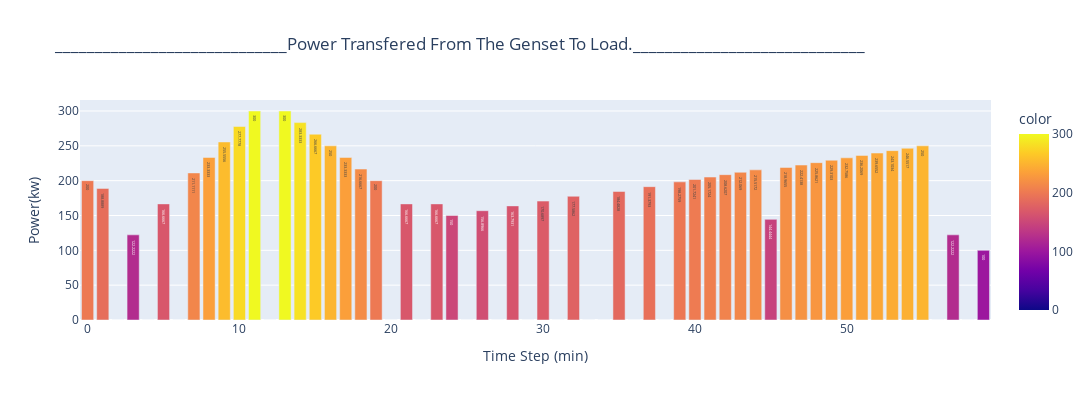

This figure's notebook cell:
### Markdown cell above
$\newline $
### Realised power from the genset to load.

### Code cell
fig = px.bar(x=V_steps, y=P_A_load_list,
             title='_____________________________Power Transfered From The Genset To Load._____________________________',
             height=400, width=1350,
             labels=dict(x="Time Step (min)", y="Power(kw)"), text_auto=True, color=P_A_load_list,
)
fig.show()

### Figure 1 — Plotly figure (JSON) as saved in the notebook; plotly's stock layout.template omitted (floating-point values rounded to 4 significant figures)
{"data": [{"alignmentgroup": "True", "hovertemplate": "Time Step (min)=%{x}<br>Power(kw)=%{y}<br>color=%{marker.color}<extra></extra>", "legendgroup": "", "marker": {"color": [200, 188.9, 0, 122.2, 0, 166.7, 0, 211.1, 233.3, 255.6, 277.8, 300, 0, 300, 283.3, 266.7, 250, 233.3, 216.7, 200, 0, 166.7, 0, 166.7, 150, 0, 156.9, 0, 163.8, 0, 170.7, 0, 177.6, 0, 0, 184.5, 0, 191.4, 0, 198.3, 201.7, 205.2, 208.6, 212.1, 215.5, 144.4, 219.0, 222.4, 225.9, 229.3, 232.8, 236.2, 239.7, 243.1, 246.6, 250, 0, 122.2, 0, 100], "coloraxis": "coloraxis", "pattern": {"shape": ""}}, "name": "", "offsetgroup": "", "orientation": "v", "showlegend": false, "textposition": "auto", "texttemplate": "%{y}", "type": "bar", "x": [0, 1, 2, 3, 4, 5, 6, 7, 8, 9, 10, 11, 12, 13, 14, 15, 16, 17, 18, 19, 20, 21, 22, 23, 24, 25, 26, 27, 28, 29, 30, 31, 32, 33, 34, 35, 36, 37, 38, 39, 40, 41, 42, 43, 44, 45, 46, 47, 48, 49, 50, 51, 52, 53, 54, 55, 56, 57, 58, 59], "xaxis": "x", "y": [200, 188.9, 0, 122.2, 0, 166.7, 0, 211.1, 233.3, 255.6, 277.8, 300, 0, 300, 283.3, 266.7, 250, 233.3, 216.7, 200, 0, 166.7, 0, 166.7, 150, 0, 156.9, 0, 163.8, 0, 170.7, 0, 177.6, 0, 0, 184.5, 0, 191.4, 0, 198.3, 201.7, 205.2, 208.6, 212.1, 215.5, 144.4, 219.0, 222.4, 225.9, 229.3, 232.8, 236.2, 239.7, 243.1, 246.6, 250, 0, 122.2, 0, 100], "yaxis": "y"}], "layout": {"barmode": "relative", "coloraxis": {"colorbar": {"title": {"text": "color"}}, "colorscale": [[0, "#0d0887"], [0.1111, "#46039f"], [0.2222, "#7201a8"], [0.3333, "#9c179e"], [0.4444, "#bd3786"], [0.5556, "#d8576b"], [0.6667, "#ed7953"], [0.7778, "#fb9f3a"], [0.8889, "#fdca26"], [1, "#f0f921"]]}, "height": 400, "legend": {"tracegroupgap": 0}, "title": {"text": "_____________________________Power Transfered From The Genset To Load._____________________________"}, "width": 1350, "xaxis": {"anchor": "y", "domain": [0, 1], "title": {"text": "Time Step (min)"}}, "yaxis": {"anchor": "x", "domain": [0, 1], "title": {"text": "Power(kw)"}}}}
